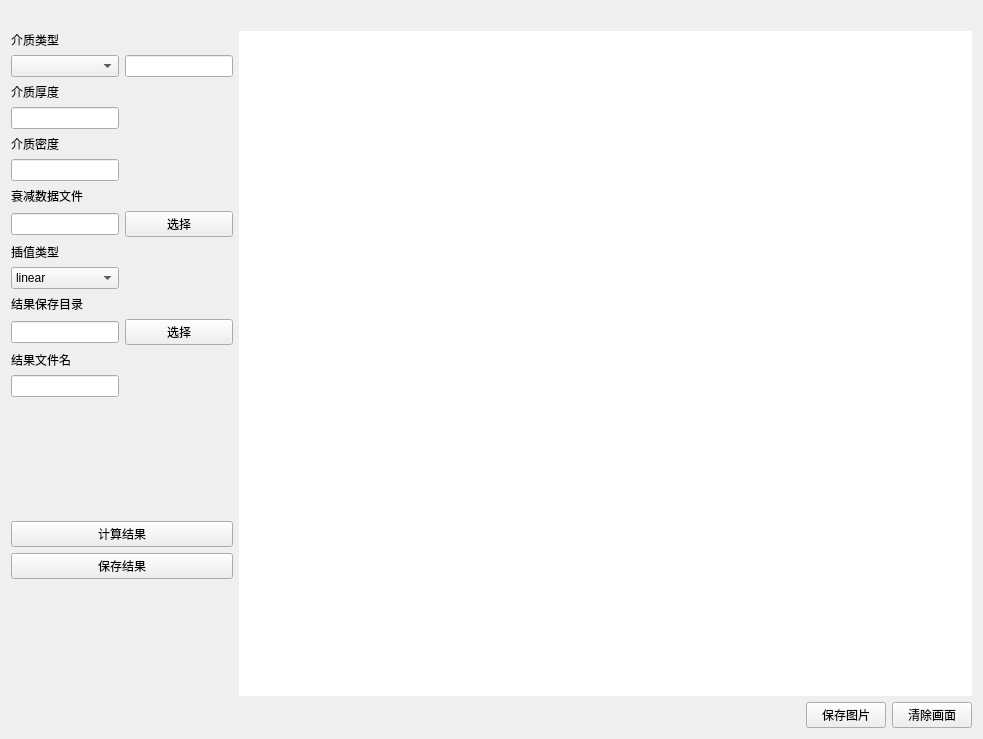
<?xml version="1.0" encoding="UTF-8"?>
<ui version="4.0">
 <class>Form</class>
 <widget class="QWidget" name="Form">
  <property name="geometry">
   <rect>
    <x>0</x>
    <y>0</y>
    <width>983</width>
    <height>739</height>
   </rect>
  </property>
  <property name="windowTitle">
   <string>Form</string>
  </property>
  <layout class="QGridLayout" name="gridLayout_2">
   <item row="1" column="0">
    <layout class="QVBoxLayout" name="verticalLayout_2">
     <item>
      <layout class="QHBoxLayout" name="horizontalLayout" stretch="0,1">
       <item>
        <layout class="QVBoxLayout" name="verticalLayout">
         <item>
          <layout class="QGridLayout" name="gridLayout">
           <item row="8" column="0">
            <widget class="QLineEdit" name="tungsten_data_file"/>
           </item>
           <item row="5" column="0">
            <widget class="QLabel" name="label_3">
             <property name="text">
              <string>介质密度</string>
             </property>
            </widget>
           </item>
           <item row="7" column="0">
            <widget class="QLabel" name="label_4">
             <property name="text">
              <string>衰减数据文件</string>
             </property>
            </widget>
           </item>
           <item row="11" column="0">
            <widget class="QLabel" name="label_6">
             <property name="text">
              <string>结果保存目录</string>
             </property>
            </widget>
           </item>
           <item row="12" column="0">
            <widget class="QLineEdit" name="save_result_path"/>
           </item>
           <item row="12" column="1">
            <widget class="QPushButton" name="choose_save_result_path">
             <property name="text">
              <string>选择</string>
             </property>
            </widget>
           </item>
           <item row="6" column="0">
            <widget class="QLineEdit" name="density"/>
           </item>
           <item row="10" column="0">
            <widget class="QComboBox" name="interp1d_type">
             <item>
              <property name="text">
               <string>linear</string>
              </property>
             </item>
            </widget>
           </item>
           <item row="8" column="1">
            <widget class="QPushButton" name="choose_tungsten_data_file">
             <property name="text">
              <string>选择</string>
             </property>
            </widget>
           </item>
           <item row="1" column="1">
            <widget class="QLineEdit" name="material"/>
           </item>
           <item row="13" column="0">
            <widget class="QLabel" name="label_7">
             <property name="text">
              <string>结果文件名</string>
             </property>
            </widget>
           </item>
           <item row="3" column="0">
            <widget class="QLabel" name="label_2">
             <property name="text">
              <string>介质厚度</string>
             </property>
            </widget>
           </item>
           <item row="1" column="0">
            <widget class="QComboBox" name="materialList"/>
           </item>
           <item row="9" column="0">
            <widget class="QLabel" name="label_5">
             <property name="text">
              <string>插值类型</string>
             </property>
            </widget>
           </item>
           <item row="4" column="0">
            <widget class="QLineEdit" name="thickness">
             <property name="inputMethodHints">
              <set>Qt::ImhNone</set>
             </property>
             <property name="text">
              <string/>
             </property>
            </widget>
           </item>
           <item row="0" column="0">
            <widget class="QLabel" name="label">
             <property name="text">
              <string>介质类型</string>
             </property>
            </widget>
           </item>
           <item row="14" column="0">
            <widget class="QLineEdit" name="save_result_name"/>
           </item>
          </layout>
         </item>
         <item>
          <spacer name="verticalSpacer">
           <property name="orientation">
            <enum>Qt::Vertical</enum>
           </property>
           <property name="sizeHint" stdset="0">
            <size>
             <width>20</width>
             <height>40</height>
            </size>
           </property>
          </spacer>
         </item>
         <item>
          <widget class="QPushButton" name="calculate">
           <property name="text">
            <string>计算结果</string>
           </property>
          </widget>
         </item>
         <item>
          <widget class="QPushButton" name="calculate_2">
           <property name="text">
            <string>保存结果</string>
           </property>
          </widget>
         </item>
         <item>
          <spacer name="verticalSpacer_2">
           <property name="orientation">
            <enum>Qt::Vertical</enum>
           </property>
           <property name="sizeHint" stdset="0">
            <size>
             <width>20</width>
             <height>40</height>
            </size>
           </property>
          </spacer>
         </item>
        </layout>
       </item>
       <item>
        <widget class="QWidget" name="result_display" native="true">
         <property name="styleSheet">
          <string notr="true">background-color: rgb(255, 255, 255);</string>
         </property>
        </widget>
       </item>
      </layout>
     </item>
     <item>
      <layout class="QHBoxLayout" name="horizontalLayout_2">
       <item>
        <spacer name="horizontalSpacer">
         <property name="orientation">
          <enum>Qt::Horizontal</enum>
         </property>
         <property name="sizeHint" stdset="0">
          <size>
           <width>40</width>
           <height>20</height>
          </size>
         </property>
        </spacer>
       </item>
       <item>
        <widget class="QPushButton" name="savePIC">
         <property name="text">
          <string>保存图片</string>
         </property>
        </widget>
       </item>
       <item>
        <widget class="QPushButton" name="clearPIC">
         <property name="text">
          <string>清除画面</string>
         </property>
        </widget>
       </item>
      </layout>
     </item>
    </layout>
   </item>
   <item row="0" column="0">
    <widget class="QLabel" name="title">
     <property name="text">
      <string/>
     </property>
    </widget>
   </item>
  </layout>
 </widget>
 <resources/>
 <connections/>
</ui>
